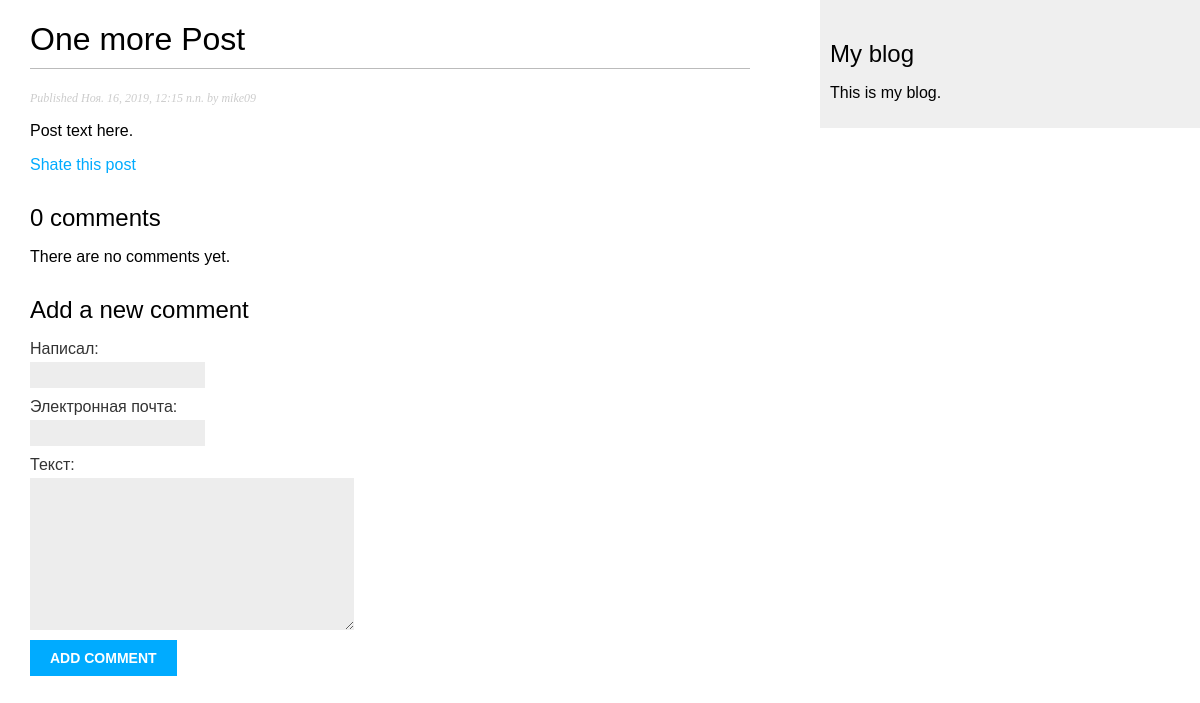
The app's page /blog/2019/11/16/one-more-post/ with its own data.
### blog/models.py (models this page shows, shortened)
class Post(models.Model):
	STATUS_CHOICES = (
		('draft', 'Удален'),
		('published', 'Опубликован'),
	)
	title = models.CharField(max_length=250, verbose_name='Заголовок')
	slug = models.SlugField(max_length=250, unique_for_date='publish', verbose_name='Идентификатор')
	author = models.ForeignKey(User, on_delete=models.CASCADE, related_name='blog_posts', verbose_name='Автор')
	body = models.TextField(verbose_name='Текст')
	publish = models.DateTimeField(default=timezone.now, editable=False, verbose_name='Опубликован')
	created = models.DateTimeField(auto_now_add=True, verbose_name='Создан')
	updated = models.DateTimeField(auto_now=True, verbose_name='Обновлен')
	status = models.CharField(max_length=10, choices=STATUS_CHOICES, default='draft', verbose_name='Статус')
	class Meta:
		verbose_name = 'Пост'
		verbose_name_plural = 'Посты'
		ordering = ('-publish',)

### blog/views.py (the view)
# urls.py: path('<int:year>/<int:month>/<int:day>/<slug:post>/', views.PostDetailView.as_view(), name='post-detail'),
class PostDetailView(generic.DetailView,):
	context_object_name = 'post'
	def setup(self, request, *args, **kwargs):
		super().setup(request, *args, **kwargs)
		if request.method == 'POST':
			self.comment_form = forms.CommentForm(data=self.request.POST)
		else:
			self.comment_form = forms.CommentForm()
		self.blog_post = get_object_or_404(models.Post,
			slug = kwargs['post'],
			status = 'published',
			publish__year = kwargs['year'],
			publish__month = kwargs['month'],
			publish__day = kwargs['day']
		)
		self.new_comment = None
		self.comments = self.blog_post.comments.filter(active=True)
	def get_object(self):
		return self.blog_post
	def get_context_data(self, **kwargs):
		context = super().get_context_data(**kwargs)
		context.update({
			'comments': self.comments,
			'new_comment': self.new_comment,
			'comment_form': self.comment_form
		})
		return context
	def post(self, request, *args, **kwargs):
		if self.comment_form.is_valid():
			self.new_comment = self.comment_form.save(commit=False)
			self.new_comment.post = self.blog_post
			self.new_comment.save()
			self.comment_form.full_clean()
		return super().get(request, *args, **kwargs)

### blog/forms.py
class CommentForm(forms.ModelForm):
	class Meta:
		model = models.Comment
		fields = ('name', 'email', 'body')

### blog/templates/blog/post_detail.html (shortened to what this page needs)
{% extends "blog/base.html" %}
{% block content %}
  <h1>{{ post.title }}</h1>
  <p class="date">
    Published {{ post.publish }} by {{ post.author }}
  </p>
  {{ post.body|linebreaks }}
  <p>
  	<a href="{% url 'blog:post-share' post.id %}">Shate this post</a>
  </p>
  {% with comments.count as total_comments %}
  	<h2>{{ total_comments }} comment{{ total_comments|pluralize }}</h2>
  {% endwith %}
  {% for comment in comments %}
  	<div class="comment">
  		<p class="info">
  			Comment {{ forloop.counter }} by {{ comment.name }} {{ comment.created }}
  		</p>
  		{{ comment.body|linebreaks }}
  	</div>
  {% empty %}
  	<p>There are no comments yet.</p>
  {% endfor %}
  {% if new_comment %}
  	<h2>Your comment has been added.</h2>
  {% else %}
  	<h2>Add a new comment</h2>
  	<form action="." method="post">
  		{{ comment_form.as_p }}
  		<p><input type="submit" value="Add comment"></p>
  	</form>
  {% endif %}
{% endblock %}

### blog/static/css/blog.css (style rules this page uses)
body { margin:0; padding:0; font-family:helvetica, sans-serif; }
a { color:#00abff; text-decoration:none; }
h1 { font-weight:normal; border-bottom:1px solid #bbb; padding:0 0 10px 0; }
h2 { font-weight:normal; margin:30px 0 0; }
p.date { color:#ccc; font-family: georgia, serif; font-size: 12px; font-style: italic; }
label { float:left; clear:both; color:#333; margin-bottom:4px; }
input, textarea { clear:both; float:left; margin:0 0 10px; background:#ededed; border:0; padding:6px 10px; font-size:12px; }
input[type=submit] { font-weight:bold; background:#00abff; color:#fff; padding:10px 20px; font-size:14px; text-transform:uppercase; }

### records on screen
Post: title "One more Post", publish "Ноя. 16, 2019, 12:15 п.п.", author "mike09", body "Post text here."

### other values on screen
{{ total_comments }} "0"
